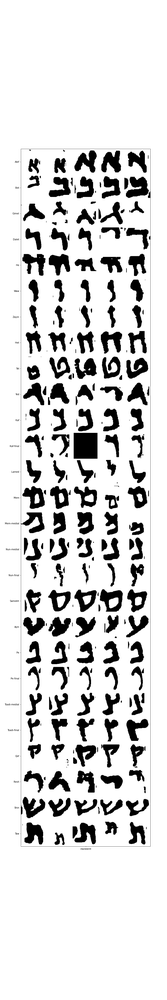
#> input picture style/monkbrill_examples.png, 167 x 1000 px, shrunk from 720 x 4320 before the run; its folder holds only this picture in this run
$ python preprocess_images.py .. ..
#> lines starting #> are read from the running program, lines starting #| are printed output that depends on the picture
import argparse
import os
import xarray as xr
import skimage.io as io
from itertools import chain
import tqdm
import numpy as np
from skimage.util import img_as_ubyte, invert
from skimage.color import rgb2gray
from skimage.filters import threshold_otsu, gaussian
import skimage.transform as transform
from skimage.measure import label, find_contours, regionprops
from skimage.morphology import binary_closing, disk, binary_opening
import pickle
import codecs
import matplotlib.pyplot as plt
# Define names for styles and allographs
# Periods
styles = ["Archaic", "Hasmonean", "Herodian"]

# Allograph names
allographs = ['Alef', 'Bet', 'Gimel', 'Dalet', 'He', 'Waw', 'Zayin', 'Het',
   'Tet', 'Yod', 'Kaf', 'Kaf-final', 'Lamed',  'Mem-medial', 'Mem',
   'Nun-medial', 'Nun-final', 'Samekh', 'Ayin', 'Pe', 'Pe-final',
   'Tsadi-medial', 'Tsadi-final', 'Qof', 'Resh', 'Shin', 'Taw']

def check_dir(string):
    """ Check if path exists
    """
    if os.path.isdir(string):
        return os.path.realpath(string)
    else:
        raise NotADirectoryError(string)

def make_dir(string):
    """ Make dir if it does not exist
    """
    if not os.path.isdir(string):
        os.makedirs(string)
    return os.path.realpath(string)


def load_image_dataset(path, dataset_name, index_styles, index_allographs, img_pattern):
    """ Load images into an xarray dataset
    """
    def index_paths(dirs, key, values):
        """ Expand path dict for all styles or allographs
        Dirs: a list of dicts
        Key: the key of the variable that is indexed (either allograph or style)
        Values: a list of possible values of this variable

        Each entry in dirs will be repeated once for every entry in values,
        with that value appended to the path, setting the key to that value
        in the dict, and adding the key to the end of the image id
        """
        dirs = list(chain.from_iterable(
            [{key : val, **d} for val in values]
        for d in dirs))

        for d in dirs:
            d['dir'] = os.path.join(d['dir'], d[key])
            d['img_id'] = d['img_id'] + "_" + d[key]
        return dirs
    # Create glob paths
    dirs = [{
        'dir' : path,
        'img_id' : dataset_name,
        'dataset' : dataset_name
    }]

    # Index styles and allographs if necessary
    if index_styles:
        dirs = index_paths(dirs, 'style', styles)
    if index_allographs:
        dirs = index_paths(dirs, 'allograph', allographs)

    # Glob dirs to find images
    def load_img(img_path, idx, img_id, dataset, style = '', allograph = '', dir = ''):
#> called with img_path = 'style/monkbrill_examples.png', idx = 0, img_id = 'style', dataset = 'style', style = '', allograph = '', dir = 'style'
        img_id = "{}_{}".format(img_id,idx)
        img = io.imread(img_path)
#> img is the input picture: shape (1000, 167, 4); mean R, G, B, A 102.3, 102.3, 102.3, 138.3

        img_id_coords = ('img_id', [img_id])
        # Convert to grayscale if necessary
        if len(img.shape) == 3:
            img = rgb2gray(img)
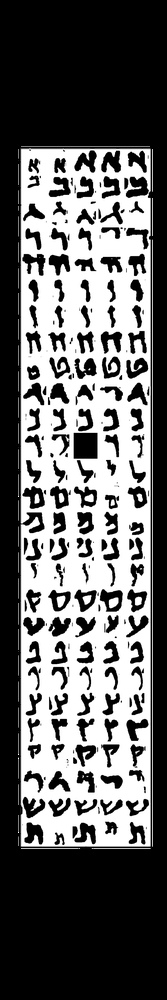
#> img: shape (1000, 167) float64; min 0, max 1, mean 0.401
        img = img_as_ubyte(img)
        # Construct xarray dataset to represent the loaded image and metadata
        r = img.shape[0]
#> r = 1000
        c = img.shape[1]
#> c = 167
        img_da = xr.DataArray(
            img[np.newaxis], coords=[img_id_coords, ('r', np.arange(r)), ('c', np.arange(c))]
        )
        img_shape =  xr.DataArray(
            [[r, c]], coords = [img_id_coords, ('pos', ['r', 'c'])]
        )

        ds = xr.Dataset({
            'img_grayscale' : img_da,
            'img_shape' : img_shape,
            'img_path' : xr.DataArray(img_path, coords = [img_id_coords]).astype('str'),
            'style' : xr.DataArray(style, coords = [img_id_coords]).astype('str'),
            'allograph' : xr.DataArray(allograph, coords = [img_id_coords]).astype('str'),
            'dataset' : xr.DataArray(dataset, coords = [img_id_coords]).astype('str'),
        })
        return ds

    # Get results
    image_datasets = []
    for index_dict in tqdm.tqdm(dirs, desc="Loading images", total=len(dirs)):
        pattern = os.path.join(index_dict['dir'], img_pattern)
        files = io.collection.glob(pattern)
        for idx, file in enumerate(files):
            image_datasets.append(
                load_img(file, idx, **index_dict)
            )
#> (the call stopped at in load_img, `img_da = xr.DataArray( img[np.newaxis], coords=[img_id_coords, ('r', n..`: xarray is not available in this run)
    try:
#> (the run stopped early here; a loop or call above may not have finished)

$ run again, on style/styles_medial_line.png
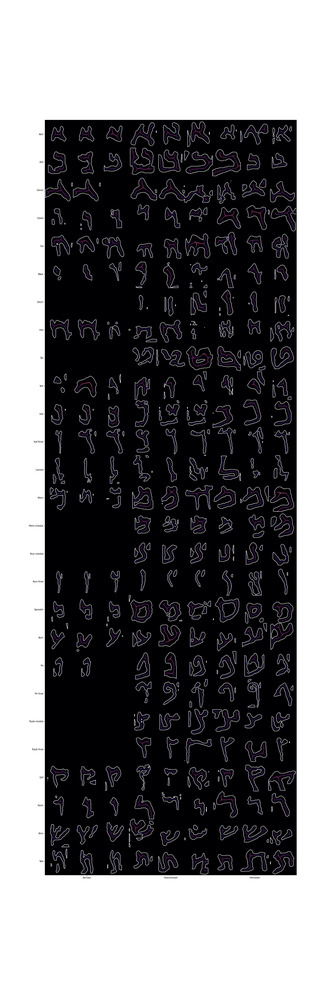
#> input picture style/styles_medial_line.png, 333 x 1000 px, shrunk from 1440 x 4320 before the run
#> in load_img, img is the input picture: shape (1000, 333, 4); mean R, G, B, A 7, 6.5, 8.9, 145.7
#> in load_img, `img = rgb2gray(img)`:
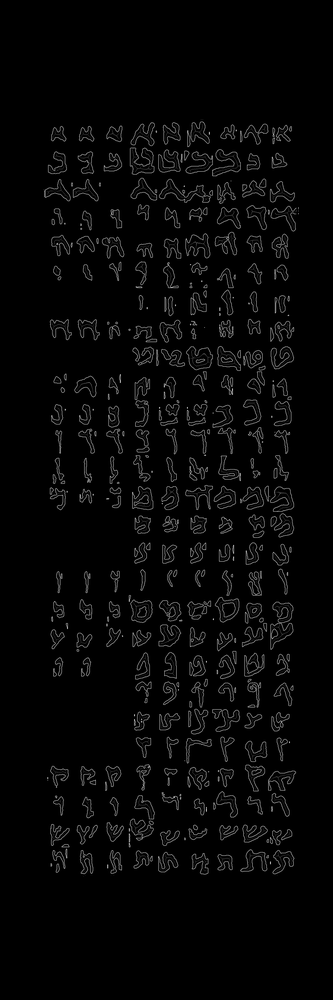
#> img: shape (1000, 333) float64; min 0, max 0.695, mean 0.0265

$ run again, on style/styles_6.png
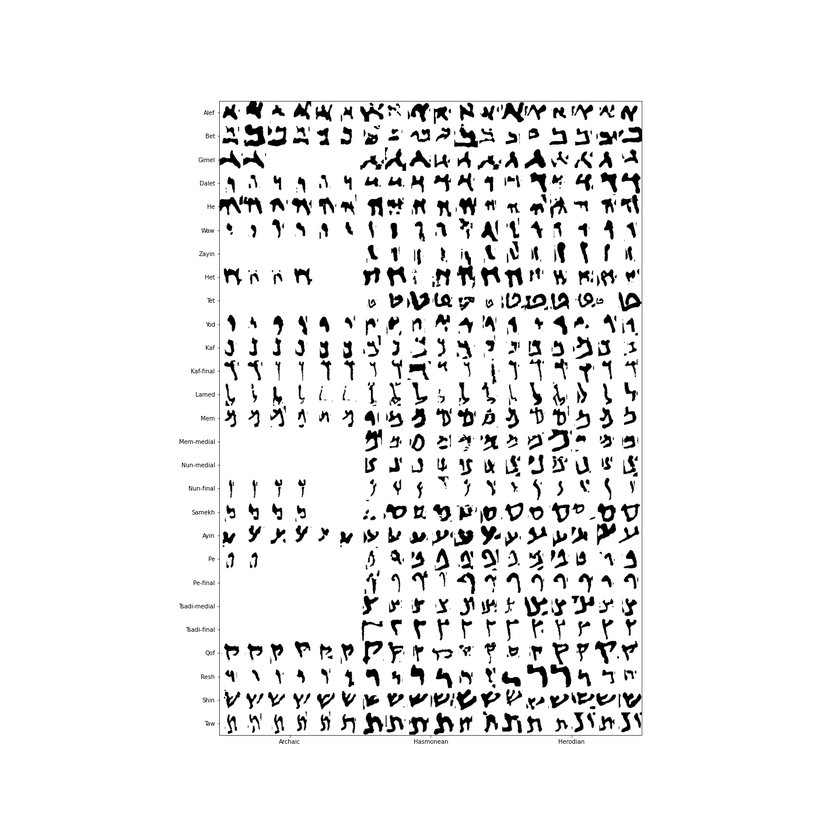
#> input picture style/styles_6.png, 840 x 840 px, shrunk from 1440 x 1440 before the run
#> in load_img, img is the input picture: shape (840, 840, 4); mean R, G, B, A 81.2, 81.2, 81.2, 97.3
#> in load_img, `img = rgb2gray(img)`:
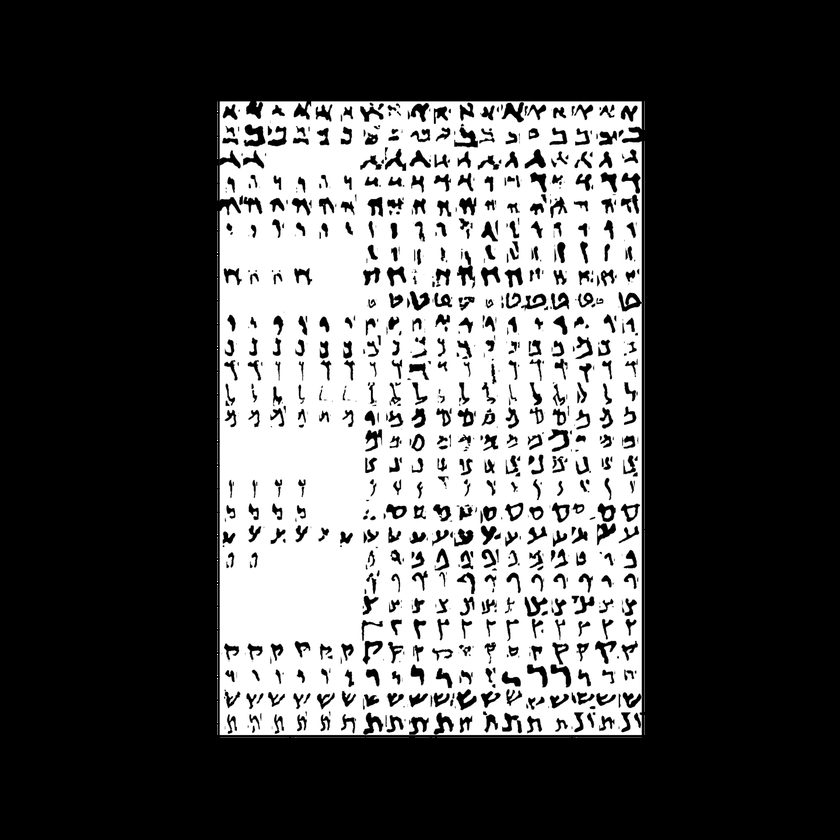
#> img: shape (840, 840) float64; min 0, max 1, mean 0.319
